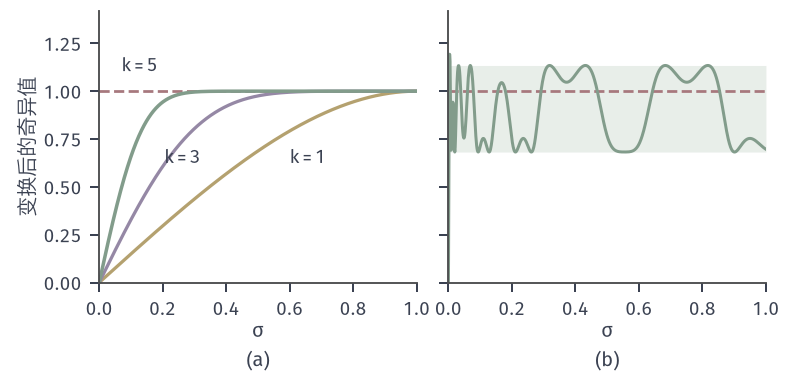

This figure's Python source:
from pathlib import Path
import sys
ROOT = next(p for p in Path(__file__).resolve().parents if (p/'build.sh').is_file() and (p/'tex/book.tex').is_file())
sys.path.insert(0, str(ROOT/'figures/00-shared/mathematical-preliminaries-upper/00-shared/comprehension-figures'))
from support import figure, save, BLUE, GREEN, YELLOW, RED, PURPLE, INK, MUTED, GRID, BLUE_FILL, GREEN_FILL, YELLOW_FILL, RED_FILL, PURPLE_FILL
import numpy as np
HERE = Path(__file__).resolve().parent
STROKE = '#4C4D4F'
def panel(fig, left, right, top, bottom, wspace=.25, hspace=.2):
    fig.set_layout_engine(None)
    fig.subplots_adjust(left=left, right=right, top=top, bottom=bottom, wspace=wspace, hspace=hspace)
def tag(fig, ax, s, y=.03):
    p = ax.get_position(); fig.text((p.x0+p.x1)/2, y, s, ha='center', va='bottom')
# Muon 的奇异值映射：理想极因子 sigma->1，经典 Newton-Schulz 与五次多项式有限次迭代。
fig,(a,b)=figure(width_mm=112,height_mm=54,ncols=2,sharey=True)
panel(fig,.125,.965,.97,.26,wspace=.1)
s=np.linspace(0,1,801)
def iter3(x,k):
    for _ in range(k): x=1.5*x-.5*x**3
    return x
A,B,C=3.4445,-4.7750,2.0315
def iter5(x,k):
    for _ in range(k): x=A*x+B*x**3+C*x**5
    return x
for ax in (a,b):
    ax.axhline(1,color=RED,lw=1.1,ls='--')
    ax.set_xlim(0,1); ax.set_ylim(0,1.42); ax.set_xlabel(r'$\sigma$',labelpad=1)
a.plot(s,iter3(s,1),color=YELLOW,lw=1.3); a.plot(s,iter3(s,3),color=PURPLE,lw=1.3); a.plot(s,iter3(s,5),color=GREEN,lw=1.4)
a.text(.60,.62,'$k=1$',fontsize=7.5,color=INK); a.text(.205,.62,'$k=3$',fontsize=7.5,color=INK); a.text(.07,1.10,'$k=5$',fontsize=7.5,color=INK)
a.set_ylabel('变换后的奇异值',labelpad=2)
v=iter5(s[s>=.02],5); b.fill_between(s,v.min(),v.max(),color=GREEN_FILL,lw=0)
b.plot(s,iter5(s,5),color=GREEN,lw=1.2)
print('min on [0.02,1]',iter5(s[s>=.02],5).min(),iter5(s[s>=.02],5).max(),'p(1)',A+B+C)
print('classic k=5 at .05,.1,.2',iter3(np.array([.05,.1,.2]),5))
print('fifth k=5 at .05,.1,.2,.5,1',iter5(np.array([.05,.1,.2,.5,1.]),5))
tag(fig,a,'(a)'); tag(fig,b,'(b)')
save(fig,HERE,'figure',{'classic':'p(s)=1.5s-.5s^3','fifth':[A,B,C]})
